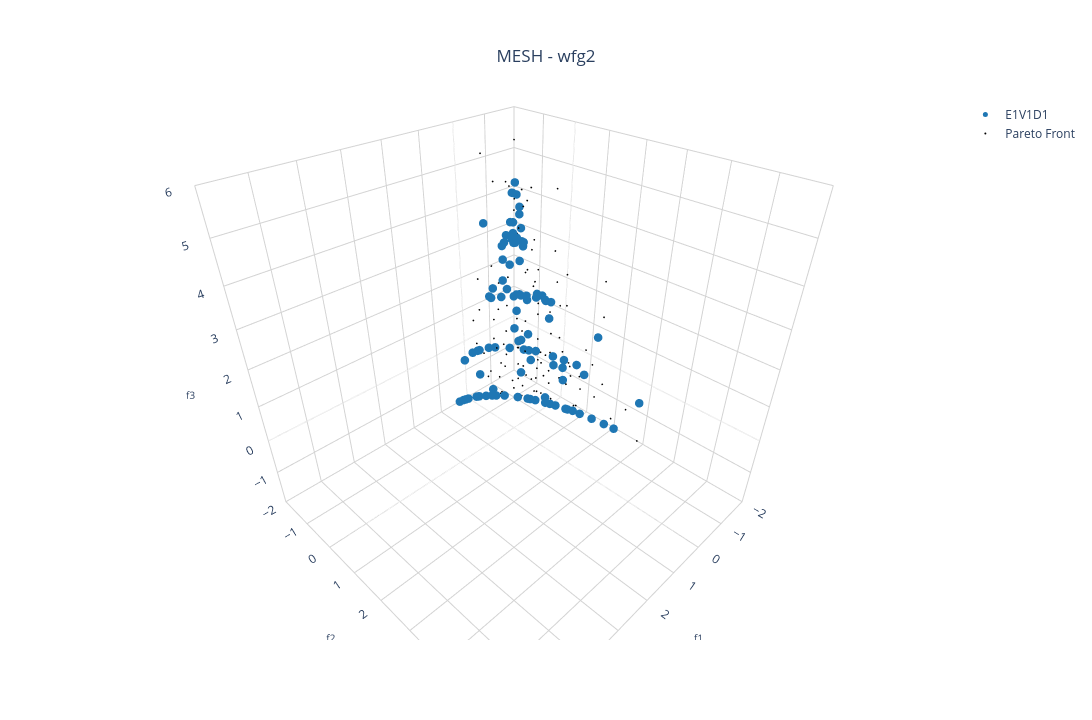

The cell this chart's notebook holds for it:
### Markdown cell above
## Benchmark 3D:

### Code cell
pareto_front = []
num_final_solutions = 300
position_dim = 10 # Number of variables
n_pareto_density = 50 # Number of Pareto points to be generated

experiment_name = "wfg2"

# Choosing the files
choose_global_best_attribution_type = [0] # [0, 1, 2, 3]
choose_dm_pool_type = [0] # [0, 1, 2]
choose_de_mutation_type = [0] # [0, 1, 2, 3, 4]

# Name of chosen files
file_names = [
        f"E{i+1}V{j+1}D{k+1}_{experiment_name}.pkl"
        for i in choose_global_best_attribution_type
        for j in choose_dm_pool_type
        for k in choose_de_mutation_type
    ]
num_dataset = len(file_names) # Number of dataset

##### Color setup #####
solid_colors = [mcolors.to_hex(cm.tab10(i)) for i in range(num_dataset + 1)] # List with solid colors
colorscales = pc.named_colorscales() # List of color scales
num_scales = len(colorscales)
#######################

##### Marker setup #####
marker_symbols = ['circle', 'circle-open', 'cross', 'diamond', 'diamond-open', 'square', 'square-open', 'x']
num_symbols = len(marker_symbols)
#######################

for i in range(num_dataset):
  with open("../result/" + file_names[i], "rb") as f:
    r = pickle.load(f)
    pareto_front.append(
      go.Scatter3d(x=r['combined'][1][:,0],
                   y=r['combined'][1][:,1],
                   z=r['combined'][1][:,2],
                   mode='markers', marker=dict(size=5, symbol=marker_symbols[i % num_symbols], color=solid_colors[i]), #r['combined'][1][:,1], colorscale=colorscales[(i+1) % num_scales]),
                   name=file_names[i][:6],
                   showlegend=True)
    )

# Creating a subplot
fig = go.Figure()

for i in range(num_dataset):
    fig.add_trace(pareto_front[i])

axis_range = [-2, 6]
# Setting layout
fig.update_layout(
    showlegend=True,
    scene=dict(
        camera=dict(
          eye=dict(x=1,y=1,z=1)
        ),
        xaxis=dict(
            title=dict(text='f1', font=dict(size=10)),
            backgroundcolor='white',  # X-axis background
            gridcolor='lightgray',    # Grid color on X axis 
            showbackground=True,       # Show background
            range=axis_range
        ),
        yaxis=dict(
            title=dict(text='f2', font=dict(size=10)),
            backgroundcolor='white',  # Y-axis background
            gridcolor='lightgray',    # Grid color on Y axis
            showbackground=True,       # Show background
            range=axis_range
        ),
        zaxis=dict(
            title=dict(text='f3', font=dict(size=10)),
            backgroundcolor='white',  # Z-axis background
            gridcolor='lightgray',    # Grid color on Z axis
            showbackground=True,       # Show background
            range=axis_range
        ),
        aspectmode='cube'
    ),
    title=dict(
        text='MESH - ' + experiment_name,
        x=0.5,  # Centering the title
        xanchor='center',
        yanchor='top'
    ),
    #margin=dict(l=0, r=0, b=0, t=0), # Rearrange the margin
    width=1520,   # Figure width (pixels)
    height=720,  # Figure height (pixels)
    paper_bgcolor="white",
    plot_bgcolor='white'
)

# Plotting the Pareto front
real_pareto_front = get_pareto(experiment_name, n_pareto_density, position_dim, 3)
fig.add_trace(
	go.Scatter3d(x=real_pareto_front[:,0],
		y=real_pareto_front[:,1],
		z=real_pareto_front[:,2],
		mode='markers', marker=dict(size=1, color='black'),
		name='Pareto Front',
		showlegend=True
		)
	)

# Showing the figure
fig.show()

### Figure 1 — Plotly figure (JSON) as saved in the notebook; plotly's stock layout.template omitted (floating-point values rounded to 4 significant figures; data arrays with more than 128 entries replaced by an {"elided": "..."} marker saying what was removed)
{"data": [{"marker": {"color": "#1f77b4", "size": 5, "symbol": "circle"}, "mode": "markers", "name": "E1V1D1", "showlegend": true, "type": "scatter3d", "x": [0.1328, 0.1437, 0.2531, 0.2691, 0.2239, 0.2292, 0.3683, 0.4151, 0.2373, 0.4046, 0.4307, 0.3319, 0.1993, 0.2477, 0.3115, 0.3971, 0.4272, 0.5039, 0.4435, 0.4572, 0.6612, 0.265, 0.3868, 0.6569, 0.6188, 0.6706, 0.8953, 0.2412, 0.2639, 0.2896, 0.303, 0.5034, 0.4674, 0.3753, 0.744, 0.924, 0.5216, 0.2625, 0.9607, 0.2532, 0.4912, 0.6825, 0.2257, 1.083, 0.7238, 0.3616, 0.1705, 0.7536, 0.6314, 0.6688, 0.4057, 1.467, 1.417, 0.7582, 0.2321, 0.2913, 0.3602, 0.5383, 0.5501, 1.016, 1.181, 1.52, 0.5427, 0.3355, 0.3363, 0.4446, 0.5265, 0.7317, 1.86, 0.2066, 0.4532, 0.908, 1.541, 1.32, 0.6272, 0.383, 0.2121, 0.2661, 0.3287, 0.3464, 0.4441, 0.4805, 0.5012, 0.5302, 0.6141, 0.6634, 0.7265, 0.7407, 0.9104, 1.058, 1.315, 1.368, 1.511, 1.57, 1.584, 1.615, 1.862, 1.916, 1.919, 2.01], "y": [0.1556, 0.2168, 0.2005, 0.1985, 0.3893, 0.3922, 0.3337, 0.2933, 0.4528, 0.3696, 0.173, 0.4167, 0.5028, 0.4933, 0.4228, 0.406, 0.3496, 0.1801, 0.4773, 0.4381, 0.2737, 0.5486, 0.5636, 0.2925, 0.4784, 0.299, 0.2002, 0.9891, 1.268, 1.008, 0.7136, 0.5827, 0.6897, 0.8024, 0.3202, 0.1671, 0.5128, 1.284, 0.1443, 1.437, 0.6652, 0.449, 1.135, 0.1432, 0.8047, 1.494, 2.772, 0.7658, 0.8682, 0.8202, 1.143, 0.2407, 0.2508, 0.6091, 2.276, 1.938, 1.653, 1.035, 0.8821, 0.369, 0.3256, 0.1182, 1.008, 2.596, 2.592, 2.036, 1.824, 1.288, 0.2202, 4.047, 2.07, 1.142, 0.3847, 0.5964, 1.687, 2.367, 3.47, 3.222, 2.906, 2.557, 2.256, 2.222, 1.919, 1.767, 1.687, 1.401, 1.289, 1.214, 1.04, 0.7246, 0.6957, 0.6064, 0.543, 0.3542, 0.3409, 0.3053, 0.2824, 0.237, 0.155, 0.1245], "z": [5.145, 4.895, 4.956, 4.962, 4.683, 4.515, 4.351, 4.357, 4.21, 4.117, 4.016, 4.0, 3.877, 3.912, 3.936, 3.985, 3.978, 3.863, 3.936, 3.926, 3.861, 3.814, 3.501, 3.534, 3.459, 3.015, 2.856, 2.765, 2.726, 2.698, 2.633, 2.694, 2.696, 2.587, 2.62, 2.607, 2.627, 2.706, 2.648, 2.73, 2.726, 2.852, 2.771, 4.482, 2.44, 2.371, 2.344, 1.962, 1.629, 1.596, 1.335, 1.417, 1.416, 1.341, 1.398, 1.4, 1.401, 1.368, 1.325, 1.365, 1.409, 1.33, 1.813, 1.333, 1.331, 1.307, 1.317, 1.303, 1.323, 1.246, 0.9751, 0.9597, 0.8371, 0.3857, 0.347, 0.1805, 0.1803, 0.2048, 0.218, 0.1755, 0.1938, 0.2147, 0.1585, 0.1403, 0.1787, 0.1271, 0.133, 0.1169, 0.1612, 0.1176, 0.2411, 0.2229, 0.2554, 0.1699, 0.1672, 0.156, 0.2184, 0.1972, 0.1322, 0.1185]}, {"marker": {"color": "black", "size": 1}, "mode": "markers", "name": "Pareto Front", "showlegend": true, "type": "scatter3d", "x": {"elided": "136 float values"}, "y": {"elided": "136 float values"}, "z": {"elided": "136 float values"}}], "layout": {"height": 720, "paper_bgcolor": "white", "plot_bgcolor": "white", "scene": {"aspectmode": "cube", "camera": {"eye": {"x": 1, "y": 1, "z": 1}}, "xaxis": {"backgroundcolor": "white", "gridcolor": "lightgray", "range": [-2, 6], "showbackground": true, "title": {"font": {"size": 10}, "text": "f1"}}, "yaxis": {"backgroundcolor": "white", "gridcolor": "lightgray", "range": [-2, 6], "showbackground": true, "title": {"font": {"size": 10}, "text": "f2"}}, "zaxis": {"backgroundcolor": "white", "gridcolor": "lightgray", "range": [-2, 6], "showbackground": true, "title": {"font": {"size": 10}, "text": "f3"}}}, "showlegend": true, "title": {"text": "MESH - wfg2", "x": 0.5, "xanchor": "center", "yanchor": "top"}, "width": 1520}}
